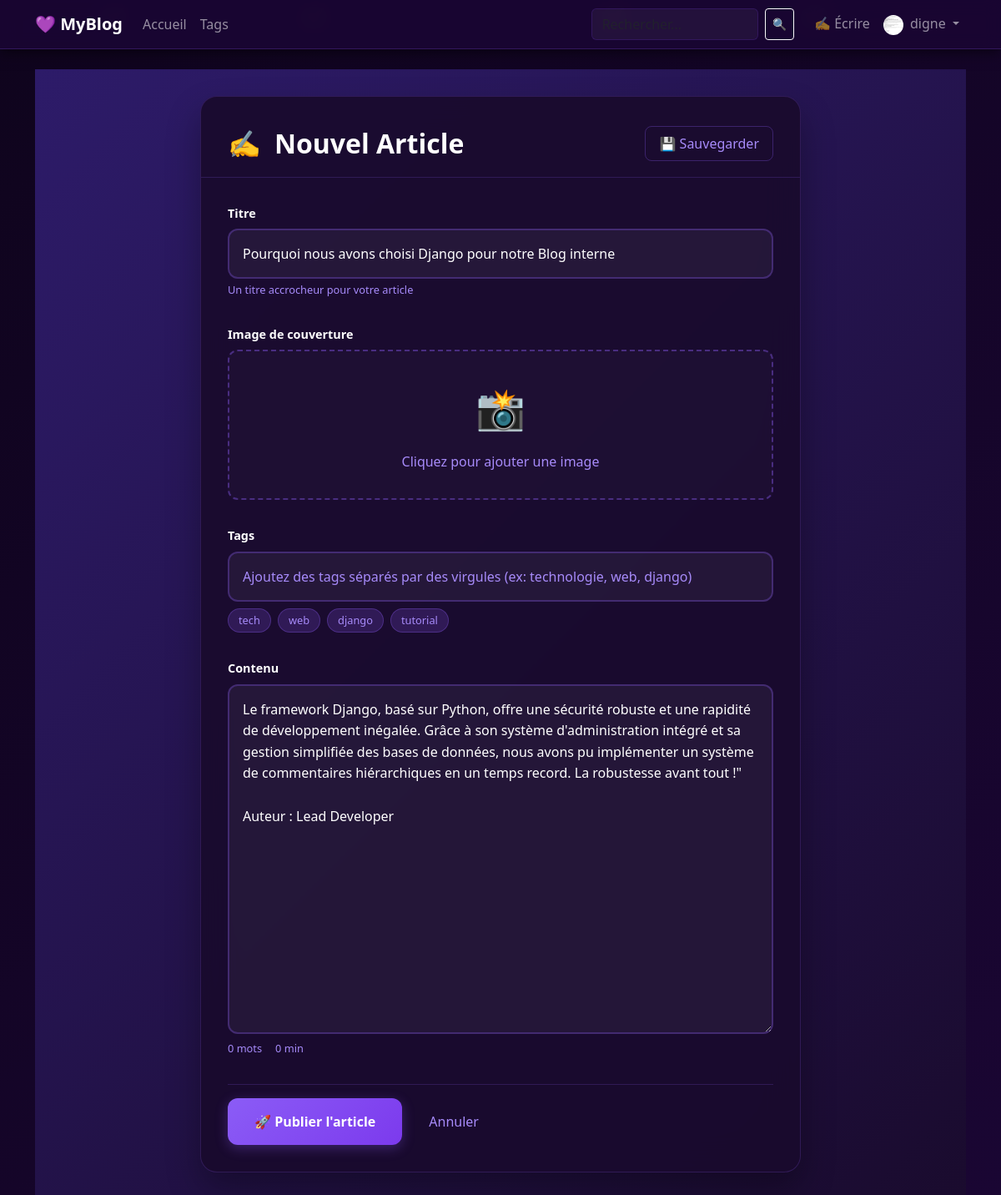
The page /article/6/edit/ (signed in) on the database its author committed.
### blog/models.py (models this page shows, shortened)
class UserProfile(models.Model):
    user = models.OneToOneField(User, on_delete=models.CASCADE, related_name='profile')
    bio = models.TextField(max_length=500, blank=True)
    avatar = models.ImageField(upload_to='avatars/', blank=True, null=True)
    cover_image = models.ImageField(upload_to='covers/', blank=True, null=True)
    website = models.URLField(blank=True)
    location = models.CharField(max_length=100, blank=True)
    birth_date = models.DateField(null=True, blank=True)
    phone = models.CharField(max_length=20, blank=True)
    social_facebook = models.URLField(blank=True)
    social_twitter = models.URLField(blank=True)
    social_linkedin = models.URLField(blank=True)
    social_instagram = models.URLField(blank=True)
    is_verified = models.BooleanField(default=False)
    is_private = models.BooleanField(default=False)
    email_notifications = models.BooleanField(default=True)
    created_at = models.DateTimeField(auto_now_add=True)

class Article(models.Model):
    title = models.CharField(max_length=200)
    content = models.TextField()
    image = models.ImageField(upload_to='blog_images/', blank=True, null=True)
    author = models.ForeignKey(User, on_delete=models.CASCADE)
    created_at = models.DateTimeField(auto_now_add=True)
    updated_at = models.DateTimeField(auto_now=True)
    likes = models.ManyToManyField(User, related_name='blog_posts', blank=True)
    tags = models.ManyToManyField(Tag, blank=True, related_name='articles')
    views = models.PositiveIntegerField(default=0)
    is_featured = models.BooleanField(default=False)
    status = models.CharField(max_length=10, choices=[
        ('draft', 'Brouillon'),
        ('published', 'Publié')
    ], default='published')
    class Meta:
        ordering = ['-created_at']

### blog/views.py (the view)
# urls.py: path('article/<int:pk>/edit/', views.article_update, name='article_update'),
@login_required
def article_update(request, pk):
    article = get_object_or_404(Article, pk=pk)
    if article.author != request.user and not request.user.is_staff:
        messages.error(request, "Vous n'avez pas la permission de modifier cet article.")
        return redirect('article_detail', pk=pk)
    if request.method == 'POST':
        form = ArticleForm(request.POST, request.FILES, instance=article)
        if form.is_valid():
            form.save()
            messages.success(request, '✅ Article modifié avec succès !')
            return redirect('article_detail', pk=pk)
    else:
        form = ArticleForm(instance=article)
    return render(request, 'blog/article_form.html', {'form': form, 'title': 'Modifier l\'article'})

### blog/forms.py (shortened to what this page needs)
class ArticleForm(forms.ModelForm):
    tags = forms.CharField(
        required=False,
        widget=forms.TextInput(attrs={
            'class': 'form-control',
            'placeholder': 'Ajoutez des tags séparés par des virgules (ex: technologie, web, django)',
            'data-role': 'tagsinput'
        }),
        help_text="Séparez les tags par des virgules"
    )
    class Meta:
        model = Article
        fields = ['title', 'content', 'image']
        widgets = {
            'title': forms.TextInput(attrs={
                'class': 'form-control',
                'placeholder': 'Titre captivant de votre article...',
                'maxlength': '200'
            }),
            'content': forms.Textarea(attrs={
                'class': 'form-control',
                'rows': 15,
                'placeholder': 'Rédigez votre article ici...\n\nVous pouvez utiliser des retours à la ligne pour structurer votre texte.'
            }),
            'image': forms.FileInput(attrs={
                'class': 'form-control',
                'accept': 'image/*'
            })
        }

### blog/templates/blog/article_form.html (shortened to what this page needs)
{% extends 'base.html' %}
{% block content %}
<div class="writing-space">
    <div class="container-fluid">
        <div class="row justify-content-center">
            <div class="col-xl-8 col-lg-10">
                <div class="writer-card">
                    <div class="writer-header">
                        <div class="writer-title">
                            <span class="writer-icon">✍️</span>
                            <h2>Nouvel Article</h2>
                        </div>
                        <div class="writer-actions">
                            <button type="button" class="btn-minimal" onclick="saveDraft()">
                                💾 Sauvegarder
                            </button>
                        </div>
                    </div>
                    <form method="post" enctype="multipart/form-data" class="writer-form">
                        <div class="field-group">
                            <label class="field-label">Titre</label>
                            {{ form.title }}
                            <div class="field-hint">Un titre accrocheur pour votre article</div>
                        </div>
                        <div class="field-group">
                            <label class="field-label">Image de couverture</label>
                            <div class="image-drop" onclick="document.getElementById('id_image').click()">
                                <div class="drop-content" id="dropContent">
                                    <div class="drop-icon">📸</div>
                                    <p>Cliquez pour ajouter une image</p>
                                </div>
                            </div>
                        </div>
                        <div class="field-group">
                            <label class="field-label">Tags</label>
                            {{ form.tags }}
                            <div class="tags-quick">
                                <span class="quick-tag" onclick="addQuickTag('tech')">tech</span>
                                <span class="quick-tag" onclick="addQuickTag('web')">web</span>
                                <span class="quick-tag" onclick="addQuickTag('django')">django</span>
                                <span class="quick-tag" onclick="addQuickTag('tutorial')">tutorial</span>
                            </div>
                        </div>
                        <div class="field-group">
                            <label class="field-label">Contenu</label>
                            {{ form.content }}
                            <div class="content-stats">
                                <span id="wordCount">0 mots</span>
                                <span id="readTime">0 min</span>
                            </div>
                        </div>
                        <div class="submit-section">
                            <button type="submit" class="btn-publish">
                                🚀 Publier l'article
                            </button>
                            <a href="{% url 'article_list' %}" class="btn-cancel">
                                Annuler
                            </a>
                        </div>
                    </form>
                </div>
            </div>
        </div>
    </div>
</div>
{% endblock %}

### blog/templates/base.html (shortened to what this page needs)
<!DOCTYPE html>
<html lang="fr">
<head>
    <link href="https://cdn.jsdelivr.net/npm/bootstrap@5.3.0/dist/css/bootstrap.min.css" rel="stylesheet">
</head>
<body>
    <div class="butterfly-container">
        <div class="butterfly" style="left: 10%; animation-delay: 0s;">🦋</div>
        <div class="butterfly" style="left: 30%; animation-delay: 4s;">🦋</div>
        <div class="butterfly" style="left: 60%; animation-delay: 8s;">🦋</div>
        <div class="butterfly" style="left: 80%; animation-delay: 2s;">🦋</div>
    </div>
    <nav class="navbar navbar-expand-lg navbar-dark mb-4">
        <div class="container">
            <a class="navbar-brand fw-bold" href="{% url 'article_list' %}">💜 MyBlog</a>
            <div class="collapse navbar-collapse" id="navbarNav">
                <ul class="navbar-nav me-auto">
                    <li class="nav-item"><a class="nav-link" href="{% url 'article_list' %}">Accueil</a></li>
                    <li class="nav-item"><a class="nav-link" href="{% url 'tag_list' %}">Tags</a></li>
                </ul>
                <form class="d-flex me-3" method="get" action="{% url 'search_articles' %}">
                    <input class="form-control me-2" type="search" name="q" placeholder="Rechercher..." aria-label="Search" style="width: 200px;">
                    <button class="btn btn-outline-light btn-sm" type="submit">🔍</button>
                </form>
                <ul class="navbar-nav">
                    {% if user.is_authenticated %}
                        <li class="nav-item"><a class="nav-link" href="{% url 'article_create' %}">✍️ Écrire</a></li>
                        <li class="nav-item dropdown">
                            <a class="nav-link dropdown-toggle" href="#" id="navbarDropdown" role="button" data-bs-toggle="dropdown">
                                {% if user.profile and user.profile.avatar %}
                                    <img src="{{ user.profile.avatar.url }}" class="rounded-circle me-1" width="24" height="24" style="object-fit: cover;">
                                {% else %}
                                    👤
                                {% endif %}
                                {{ user.username }}
                            </a>
                        </li>
                    {% else %}
                        <li class="nav-item"><a class="nav-link" href="{% url 'login' %}">Connexion</a></li>
                        <li class="nav-item"><a class="nav-link" href="{% url 'signup' %}">Inscription</a></li>
                    {% endif %}
                </ul>
            </div>
        </div>
    </nav>
    <div class="container">
        {% block content %}{% endblock %}
    </div>
</body>
</html>

### blog/templates/base.html (style rules this page uses)
:root { --primary-violet: #6f42c1; --secondary-violet: #8e44ad; --dark-violet: #1a0633; --deep-purple: #0f041d; --glass-purple: rgba(45, 0, 89, 0.7); --soft-violet: #a29bfe; --text-light: #f3e5f5; }
body { background: linear-gradient(135deg, var(--deep-purple) 0%, var(--dark-violet) 100%); color: var(--text-light); min-height: 100vh; overflow-x: hidden; font-family: 'Segoe UI', Tahoma, Geneva, Verdana, sans-serif; }
.butterfly-container { position: fixed; top: 0; left: 0; width: 100%; height: 100%; pointer-events: none; z-index: -1; }
.butterfly { position: absolute; font-size: 24px; animation: float 15s infinite linear; opacity: 0.3; }
.navbar { background: rgba(26, 6, 51, 0.9) !important; backdrop-filter: blur(10px); border-bottom: 1px solid rgba(111, 66, 193, 0.3); box-shadow: 0 4px 15px rgba(0, 0, 0, 0.5); }
.form-control, .form-select { background-color: rgba(255, 255, 255, 0.05); border: 1px solid rgba(111, 66, 193, 0.3); color: white; }

### blog/templates/blog/article_form.html (style rules this page uses)
.writing-space { min-height: 100vh; background: linear-gradient(135deg, #2d1b69 0%, #1a0b2e 100%); padding: 2rem 0; }
.writer-card { background: rgba(26, 11, 46, 0.95); backdrop-filter: blur(20px); border-radius: 20px; box-shadow: 0 20px 40px rgba(0, 0, 0, 0.3); overflow: hidden; border: 1px solid rgba(139, 92, 246, 0.2); }
.writer-header { display: flex; justify-content: space-between; align-items: center; padding: 2rem 2rem 1rem; border-bottom: 1px solid rgba(139, 92, 246, 0.2); }
.writer-title { display: flex; align-items: center; gap: 1rem; }
.writer-icon { font-size: 2rem; }
.writer-title h2 { margin: 0; color: #ffffff; font-weight: 600; }
.btn-minimal { background: transparent; border: 1px solid rgba(139, 92, 246, 0.3); padding: 0.5rem 1rem; border-radius: 8px; color: #a78bfa; cursor: pointer; transition: all 0.2s; }
.writer-form { padding: 2rem; }
.field-group { margin-bottom: 2rem; }
.field-label { display: block; font-weight: 600; color: #ffffff; margin-bottom: 0.5rem; font-size: 0.9rem; }
.field-hint { font-size: 0.8rem; color: #a78bfa; margin-top: 0.25rem; }
#id_title, #id_content, #id_tags { width: 100%; border: 2px solid rgba(139, 92, 246, 0.3); border-radius: 12px; padding: 1rem; font-size: 1rem; transition: all 0.2s; background: rgba(255, 255, 255, 0.05); color: #ffffff; }
#id_title::placeholder, #id_content::placeholder, #id_tags::placeholder { color: #a78bfa; }
#id_content { min-height: 300px; resize: vertical; font-family: inherit; line-height: 1.6; }
.image-drop { border: 2px dashed rgba(139, 92, 246, 0.4); border-radius: 12px; padding: 2rem; text-align: center; cursor: pointer; transition: all 0.2s; position: relative; background: rgba(255, 255, 255, 0.02); }
.drop-content p { color: #a78bfa; margin: 0; }
.drop-icon { font-size: 3rem; margin-bottom: 1rem; }
.tags-quick { display: flex; gap: 0.5rem; margin-top: 0.5rem; flex-wrap: wrap; }
.quick-tag { background: rgba(139, 92, 246, 0.2); color: #a78bfa; padding: 0.25rem 0.75rem; border-radius: 20px; font-size: 0.8rem; cursor: pointer; transition: all 0.2s; border: 1px solid rgba(139, 92, 246, 0.3); }
.content-stats { display: flex; gap: 1rem; margin-top: 0.5rem; font-size: 0.8rem; color: #a78bfa; }
.submit-section { display: flex; gap: 1rem; align-items: center; padding-top: 1rem; border-top: 1px solid rgba(139, 92, 246, 0.2); }
.btn-publish { background: linear-gradient(135deg, #8b5cf6 0%, #7c3aed 100%); color: white; border: none; padding: 1rem 2rem; border-radius: 12px; font-weight: 600; cursor: pointer; transition: all 0.2s; font-size: 1rem; box-shadow: 0 4px 15px rgba(139, 92, 246, 0.3); }
.btn-cancel { color: #a78bfa; text-decoration: none; padding: 1rem; transition: color 0.2s; }

### rows shown on the page
Article: title "Pourquoi nous avons choisi Django pour notre Blog interne", content "Le framework Django, basé sur Python, offre une sécurité robuste et une rapidité de développement inégalée. Grâce à son système d'administration intégré et sa gestion simplifiée des bases de données, nous avons pu implémenter un système de commentaires hiérarchiques en un temps record. La robustesse avant tout !\" Auteur : Lead Developer"

### other values the page prints
{{ user.username }} "digne"
